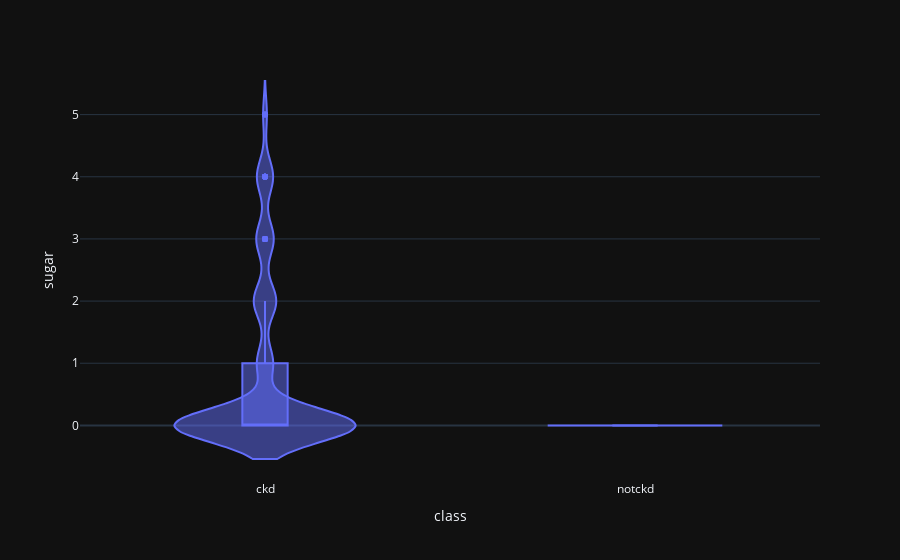

Notebook cell for this chart:
### Code cell
violin('sugar')

### Figure 1 — Plotly figure (JSON) as saved in the notebook; plotly's stock layout.template omitted (floating-point values rounded to 4 significant figures; data arrays with more than 128 entries replaced by an {"elided": "..."} marker saying what was removed)
{"data": [{"alignmentgroup": "True", "box": {"visible": true}, "hovertemplate": "class=%{x}<br>sugar=%{y}<extra></extra>", "legendgroup": "", "marker": {"color": "#636efa"}, "name": "", "offsetgroup": "", "orientation": "v", "scalegroup": "True", "showlegend": false, "type": "violin", "x": {"elided": "400 str values"}, "x0": " ", "xaxis": "x", "y": {"elided": "400 int values"}, "y0": " ", "yaxis": "y"}], "layout": {"legend": {"tracegroupgap": 0}, "margin": {"t": 60}, "violinmode": "group", "xaxis": {"anchor": "y", "domain": [0, 1], "title": {"text": "class"}}, "yaxis": {"anchor": "x", "domain": [0, 1], "title": {"text": "sugar"}}}}
